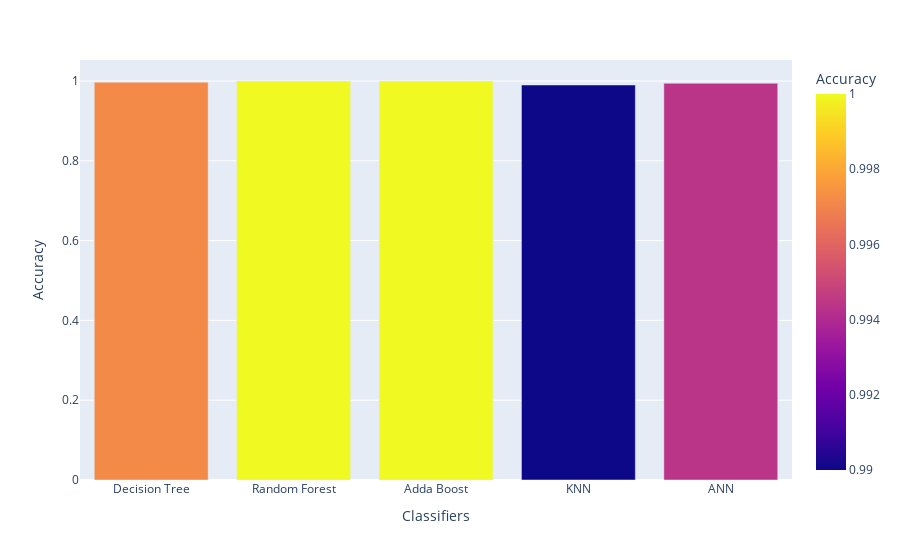

Notebook code cell kept with this figure:
### Markdown cell above
### Testing Accuracies

### Code cell
testing_Acc
import plotly.express as px
fig = px.bar(testing_Acc, x='Classifiers', y='Accuracy',color='Accuracy')
fig.show()

### Figure 1 — Plotly figure (JSON) as saved in the notebook; plotly's stock layout.template omitted (floating-point values rounded to 4 significant figures)
{"data": [{"alignmentgroup": "True", "hovertemplate": "Classifiers=%{x}<br>Accuracy=%{marker.color}<extra></extra>", "legendgroup": "", "marker": {"color": [0.9972, 1, 1, 0.99, 0.9943], "coloraxis": "coloraxis", "pattern": {"shape": ""}}, "name": "", "offsetgroup": "", "orientation": "v", "showlegend": false, "textposition": "auto", "type": "bar", "x": ["Decision Tree", "Random Forest", "Adda Boost", "KNN", "ANN"], "xaxis": "x", "y": [0.9972, 1, 1, 0.99, 0.9943], "yaxis": "y"}], "layout": {"barmode": "relative", "coloraxis": {"colorbar": {"title": {"text": "Accuracy"}}, "colorscale": [[0, "#0d0887"], [0.1111, "#46039f"], [0.2222, "#7201a8"], [0.3333, "#9c179e"], [0.4444, "#bd3786"], [0.5556, "#d8576b"], [0.6667, "#ed7953"], [0.7778, "#fb9f3a"], [0.8889, "#fdca26"], [1, "#f0f921"]]}, "legend": {"tracegroupgap": 0}, "margin": {"t": 60}, "xaxis": {"anchor": "y", "domain": [0, 1], "title": {"text": "Classifiers"}}, "yaxis": {"anchor": "x", "domain": [0, 1], "title": {"text": "Accuracy"}}}}
